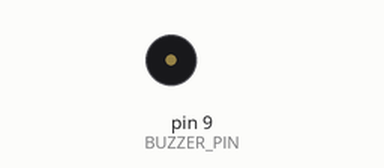
A sketch run on a simulated Arduino Uno, built with avr-gcc and run on an emulated ATmega328P. Shown: buzzer (waves = sounding).

Above: at 0.1 s.
At 9.8 s:
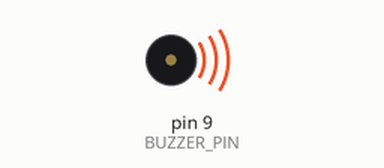
Timing chart, 0 to 12.4 s (numbered marks = the images above):
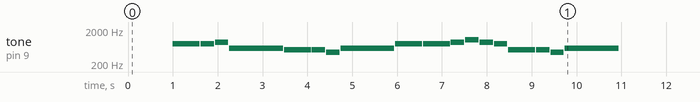

The sketch:

task5-3-1.ino
```cpp
#define BUZZER_PIN 9
int low_la=440, doo=523, re=587, mi=659, fa=698, so=784, la=880, xi=988, up_do=1046;
unsigned int s=300, n=600, l=1200;
bool played=true;

void play(int Tone, unsigned int len){
  tone(BUZZER_PIN, Tone);
  delay(len);
  noTone(BUZZER_PIN);
  delay(20);
}

void setup() {
  pinMode(BUZZER_PIN, OUTPUT);
}

void loop() {
  delay(1000);
  if(played){
    play(so, n); play(so, s); play(la, s);
    play(re, l);
    play(doo, n); play(doo, s); play(low_la, s);
    play(re, l);
    play(so, n); play(so, n);
    play(la, s); play(up_do, s); play(la, s); play(so, s);
    play(doo, n); play(doo, s); play(low_la, s);
    play(re, l);
    played=false;
  }
  delay(1000);
}
```

Measured:
- by itself, tone on pin 9 (BUZZER_PIN): plays 784 Hz for 0.60 s, 784 Hz for 0.30 s, 880 Hz for 0.30 s, 587 Hz for 1.2 s, 523 Hz for 0.60 s, 523 Hz for 0.30 s … (18 notes in this stretch)
